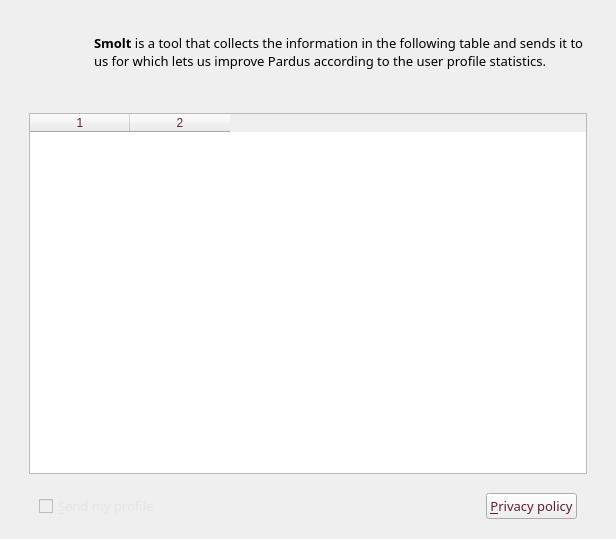
<?xml version="1.0" encoding="UTF-8"?>
<ui version="4.0">
 <class>smoltWidget</class>
 <widget class="QWidget" name="smoltWidget">
  <property name="geometry">
   <rect>
    <x>0</x>
    <y>0</y>
    <width>616</width>
    <height>539</height>
   </rect>
  </property>
  <property name="windowTitle">
   <string>Smolt</string>
  </property>
  <property name="styleSheet">
   <string notr="true"/>
  </property>
  <layout class="QGridLayout" name="gridLayout_4">
   <property name="margin">
    <number>20</number>
   </property>
   <property name="spacing">
    <number>0</number>
   </property>
   <item row="0" column="0">
    <widget class="QLabel" name="label">
     <property name="minimumSize">
      <size>
       <width>64</width>
       <height>64</height>
      </size>
     </property>
     <property name="maximumSize">
      <size>
       <width>64</width>
       <height>64</height>
      </size>
     </property>
     <property name="text">
      <string/>
     </property>
     <property name="pixmap">
      <pixmap resource="raw.qrc">:/raw/pics/view-pim-contacts.png</pixmap>
     </property>
    </widget>
   </item>
   <item row="0" column="1">
    <widget class="QLabel" name="description">
     <property name="minimumSize">
      <size>
       <width>0</width>
       <height>0</height>
      </size>
     </property>
     <property name="font">
      <font>
       <family>Sans Serif</family>
       <pointsize>10</pointsize>
      </font>
     </property>
     <property name="styleSheet">
      <string notr="true"/>
     </property>
     <property name="text">
      <string>&lt;b&gt;Smolt&lt;/b&gt; is a tool that collects the information in the following table and sends it to us for which lets us improve Pardus according to the user profile statistics.</string>
     </property>
     <property name="wordWrap">
      <bool>true</bool>
     </property>
     <property name="indent">
      <number>10</number>
     </property>
    </widget>
   </item>
   <item row="1" column="0">
    <spacer name="verticalSpacer_6">
     <property name="orientation">
      <enum>Qt::Vertical</enum>
     </property>
     <property name="sizeType">
      <enum>QSizePolicy::Fixed</enum>
     </property>
     <property name="sizeHint" stdset="0">
      <size>
       <width>20</width>
       <height>20</height>
      </size>
     </property>
    </spacer>
   </item>
   <item row="2" column="0" colspan="2">
    <widget class="QStackedWidget" name="stackedWidget">
     <property name="styleSheet">
      <string notr="true"/>
     </property>
     <property name="currentIndex">
      <number>0</number>
     </property>
     <widget class="QWidget" name="profilePage">
      <layout class="QGridLayout" name="gridLayout_2">
       <item row="0" column="0">
        <widget class="QTableWidget" name="tableWidget">
         <property name="minimumSize">
          <size>
           <width>0</width>
           <height>200</height>
          </size>
         </property>
         <property name="styleSheet">
          <string>color: rgb(95, 34, 52);</string>
         </property>
         <property name="columnCount">
          <number>2</number>
         </property>
         <column/>
         <column/>
        </widget>
       </item>
      </layout>
     </widget>
     <widget class="QWidget" name="privacyPage">
      <layout class="QGridLayout" name="gridLayout_3">
       <item row="0" column="0">
        <widget class="QTextEdit" name="textEdit">
         <property name="styleSheet">
          <string notr="true">#textEdit{
color: rgb(95, 34, 52);
}</string>
         </property>
         <property name="html">
          <string>&lt;!DOCTYPE HTML PUBLIC &quot;-//W3C//DTD HTML 4.0//EN&quot; &quot;http://www.w3.org/TR/REC-html40/strict.dtd&quot;&gt;
&lt;html&gt;&lt;head&gt;&lt;meta name=&quot;qrichtext&quot; content=&quot;1&quot; /&gt;&lt;style type=&quot;text/css&quot;&gt;
p, li { white-space: pre-wrap; }
&lt;/style&gt;&lt;/head&gt;&lt;body style=&quot; font-family:'Sans Serif'; font-size:8pt; font-weight:400; font-style:normal;&quot;&gt;
&lt;p style=&quot; margin-top:12px; margin-bottom:12px; margin-left:0px; margin-right:0px; -qt-block-indent:0; text-indent:0px;&quot;&gt;&lt;span style=&quot; font-size:9pt;&quot;&gt;   Smolt will only send hardware and basic operating system information to the Pardus smolt server (smoon).  The only tie from the database to a submitters machine is the UUID.  As long as the submitter does not give out this UUID the submission is anonymous.  If at any point in time a user wants to delete their profile from the database they need only run&lt;/span&gt;&lt;/p&gt;
&lt;p style=&quot; margin-top:12px; margin-bottom:12px; margin-left:0px; margin-right:0px; -qt-block-indent:0; text-indent:0px;&quot;&gt;&lt;span style=&quot; font-size:9pt;&quot;&gt;    &lt;/span&gt;&lt;span style=&quot; font-size:9pt; font-style:italic;&quot;&gt;smoltDeleteProfile&lt;/span&gt;&lt;/p&gt;
&lt;p style=&quot; margin-top:12px; margin-bottom:12px; margin-left:0px; margin-right:0px; -qt-block-indent:0; text-indent:0px;&quot;&gt;&lt;span style=&quot; font-size:9pt;&quot;&gt;   The information sent to the smolt database server should be considered public in that anyone can view the statistics, data and share machine profiles.  In  many ways smolt is designed to get hardware vendors and other 3rd parties attention.  As such, not only will this information be shared with 3rd parties, we will be using smolt as leverage to gain better support for open source drivers and better support in general.&lt;/span&gt;&lt;/p&gt;
&lt;p style=&quot; margin-top:12px; margin-bottom:12px; margin-left:0px; margin-right:0px; -qt-block-indent:0; text-indent:0px;&quot;&gt;&lt;span style=&quot; font-size:9pt; text-decoration: underline;&quot;&gt;IP Logging:&lt;/span&gt;&lt;span style=&quot; font-size:9pt;&quot;&gt;  In Pardus's smolt install all web traffic goes through a proxy server first.  This is the only place IP addresses are being logged and they are kept on that server for a period of 4 weeks at which time log rotation removes these logs.  The Pardus Project does not aggregate ip addresses in the smolt database.  These logs are private and will not be available to the general public.&lt;/span&gt;&lt;/p&gt;
&lt;p style=&quot; margin-top:12px; margin-bottom:12px; margin-left:0px; margin-right:0px; -qt-block-indent:0; text-indent:0px;&quot;&gt;&lt;span style=&quot; font-size:9pt;&quot;&gt;   Users unhappy with this policy should simply not use smolt.  Users with questions about this policy should contact the Pardus Infrastructure Team at admin [at] pardus.org.tr  Also remember that users can delete their profiles at any time using &amp;quot;&lt;/span&gt;&lt;span style=&quot; font-size:9pt; font-style:italic;&quot;&gt;smoltDeleteProfile&lt;/span&gt;&lt;span style=&quot; font-size:9pt;&quot;&gt;&amp;quot;&lt;/span&gt;&lt;/p&gt;&lt;/body&gt;&lt;/html&gt;</string>
         </property>
        </widget>
       </item>
      </layout>
     </widget>
    </widget>
   </item>
   <item row="3" column="0" colspan="2">
    <layout class="QGridLayout" name="gridLayout">
     <item row="0" column="1" colspan="3">
      <spacer name="verticalSpacer">
       <property name="orientation">
        <enum>Qt::Vertical</enum>
       </property>
       <property name="sizeType">
        <enum>QSizePolicy::Fixed</enum>
       </property>
       <property name="sizeHint" stdset="0">
        <size>
         <width>538</width>
         <height>10</height>
        </size>
       </property>
      </spacer>
     </item>
     <item row="1" column="1">
      <widget class="QCheckBox" name="checkBox">
       <property name="enabled">
        <bool>false</bool>
       </property>
       <property name="sizePolicy">
        <sizepolicy hsizetype="Minimum" vsizetype="Fixed">
         <horstretch>0</horstretch>
         <verstretch>0</verstretch>
        </sizepolicy>
       </property>
       <property name="font">
        <font>
         <family>Sans Serif</family>
         <pointsize>10</pointsize>
        </font>
       </property>
       <property name="styleSheet">
        <string>color: rgb(234, 225, 228);</string>
       </property>
       <property name="text">
        <string>&amp;Send my profile</string>
       </property>
      </widget>
     </item>
     <item row="1" column="2">
      <spacer name="horizontalSpacer">
       <property name="orientation">
        <enum>Qt::Horizontal</enum>
       </property>
       <property name="sizeHint" stdset="0">
        <size>
         <width>40</width>
         <height>20</height>
        </size>
       </property>
      </spacer>
     </item>
     <item row="1" column="3">
      <widget class="QPushButton" name="privacyButton">
       <property name="sizePolicy">
        <sizepolicy hsizetype="Minimum" vsizetype="Fixed">
         <horstretch>0</horstretch>
         <verstretch>0</verstretch>
        </sizepolicy>
       </property>
       <property name="font">
        <font>
         <family>Sans Serif</family>
         <pointsize>10</pointsize>
        </font>
       </property>
       <property name="styleSheet">
        <string>color:rgb(95, 34, 52)</string>
       </property>
       <property name="text">
        <string>&amp;Privacy policy</string>
       </property>
      </widget>
     </item>
     <item row="1" column="0">
      <spacer name="horizontalSpacer_4">
       <property name="orientation">
        <enum>Qt::Horizontal</enum>
       </property>
       <property name="sizeHint" stdset="0">
        <size>
         <width>40</width>
         <height>20</height>
        </size>
       </property>
      </spacer>
     </item>
     <item row="1" column="4">
      <spacer name="horizontalSpacer_5">
       <property name="orientation">
        <enum>Qt::Horizontal</enum>
       </property>
       <property name="sizeHint" stdset="0">
        <size>
         <width>40</width>
         <height>20</height>
        </size>
       </property>
      </spacer>
     </item>
    </layout>
   </item>
  </layout>
 </widget>
 <resources>
  <include location="raw.qrc"/>
 </resources>
 <connections/>
</ui>
